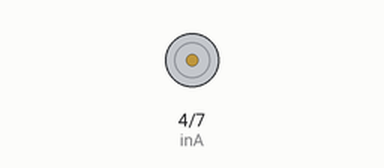
This sketch was run on a simulated Arduino Uno, built with avr-gcc and run on an emulated ATmega328P. On the bench: motor-driver pin pairs drawn as motors (green arrow = first pin HIGH = forward, orange = second pin HIGH = backward, longer = more drive, scaled by the enable pin).

Above: at 0.5 s.
Timing chart, 0 to 5.1 s (numbered marks = the images above):
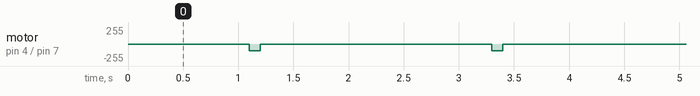

Measured:
- by itself, motor on pin 4 (inA) / pin 7 (inB): alternates backward 100/255 for 0.10 s and stopped for 2.1 s

The sketch:

MotorShield.ino
```cpp
byte inA = 4;
byte pwmA = 5;
byte pwmB = 6;
byte inB = 7;

void setup() {
  pinMode(inA, OUTPUT);
  pinMode(inB, OUTPUT);
}

void loop() {
  /*
  digitalWrite(inA, HIGH);
  int value;
  for(value = 0; value <= 255; value += 5){
    analogWrite(pwmA, value);
    delay(50);
  }
  */

  analogWrite(pwmB, 100);
  digitalWrite(inB, LOW);
  delay(100);
  analogWrite(pwmB, 0);
  delay(1000);
  analogWrite(pwmB, 100);
  digitalWrite(inB, HIGH);
  delay(100);
  analogWrite(pwmB, 0);

  delay(1000);
}
```
